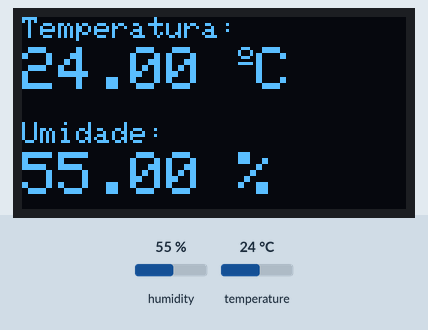
Recording of a sketch running on a simulated Arduino Uno, built with avr-gcc and run on an emulated ATmega328P. Parts: 128×64 one-colour display. The inputs (shaded band) are chosen by the test bench; at power-on: humidity 55 %, temperature 24 °C. What the sketch prints to the serial monitor is not drawn.

Above: at 7.6 s.
7.7 s: humidity set to 22 %
At 12.6 s:
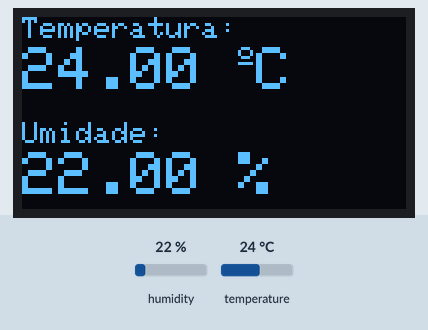
15.2 s: temperature set to 12 °C
At 18.5 s:
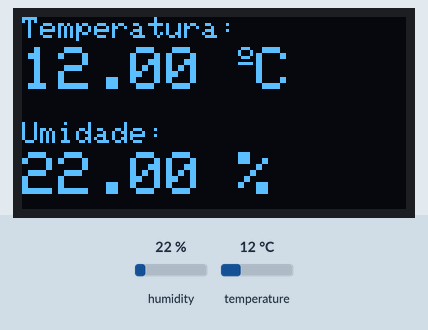
22.7 s: humidity set to 40 %
At 27.8 s:
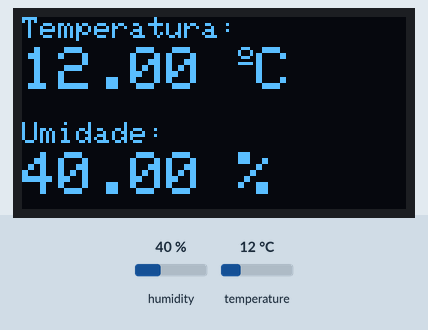
30.2 s: temperature set to 19 °C
At 33.6 s:
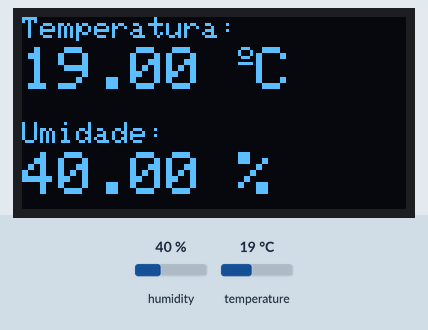
Timing chart, 0 to 35.1 s (numbered marks = the images above; inputs shaded):
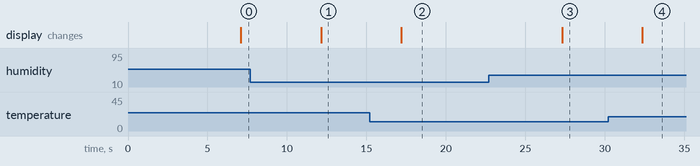

The sketch:

oledDHT.ino
```cpp
#include <Wire.h>
#include <Adafruit_GFX.h>
#include <Adafruit_SSD1306.h>
#include <Adafruit_Sensor.h>
#include <DHT.h>

#define SCREEN_WIDTH 128 // OLED display width, in pixels
#define SCREEN_HEIGHT 64 // OLED display height, in pixels

// Declaration for an SSD1306 display connected to I2C (SDA, SCL pins)
Adafruit_SSD1306 display(SCREEN_WIDTH, SCREEN_HEIGHT, &Wire, -1);

#define DHTPIN 14     // Digital pin connected to the DHT sensor

// Uncomment the type of sensor in use:
#define DHTTYPE    DHT11     // DHT 11
//#define DHTTYPE    DHT22     // DHT 22 (AM2302)
//#define DHTTYPE    DHT21     // DHT 21 (AM2301)

DHT dht(DHTPIN, DHTTYPE);

void setup() {
  Serial.begin(115200);

  dht.begin();

  if(!display.begin(SSD1306_SWITCHCAPVCC, 0x3C)) {
    Serial.println(F("SSD1306 allocation failed"));
    for(;;);
  }
  delay(2000);
  display.clearDisplay();
  display.setTextColor(WHITE);
}

void loop() {
  delay(5000);

  //read temperature and humidity
  float t = dht.readTemperature();
  float h = dht.readHumidity();
  if (isnan(h) || isnan(t)) {
    Serial.println("Falha na leitura!");
  }
  // clear display
  display.clearDisplay();

  // display temperature
  display.setTextSize(1);
  display.setCursor(0,0);
  display.print("Temperatura: ");
  display.setTextSize(2);
  display.setCursor(0,10);
  display.print(t);
  display.print(" ");
  display.setTextSize(1);
  display.cp437(true);
  display.write(167);
  display.setTextSize(2);
  display.print("C");

  // display humidity
  display.setTextSize(1);
  display.setCursor(0, 35);
  display.print("Umidade: ");
  display.setTextSize(2);
  display.setCursor(0, 45);
  display.print(h);
  display.print(" %");
  Serial.print("Umidade: ");
  Serial.print(h);
  Serial.print(" Temperatura: ");
  Serial.println(t);
  display.display();
}
```

Measured:
- after the input at 7.7 s, the display: changes after 4.4 s (image 1)
- after the input at 15.2 s, the display: changes after 2.0 s (image 2)
- after the input at 22.7 s, the display: changes after 4.6 s (image 3)
- after the input at 30.2 s, the display: changes after 2.2 s (image 4)
